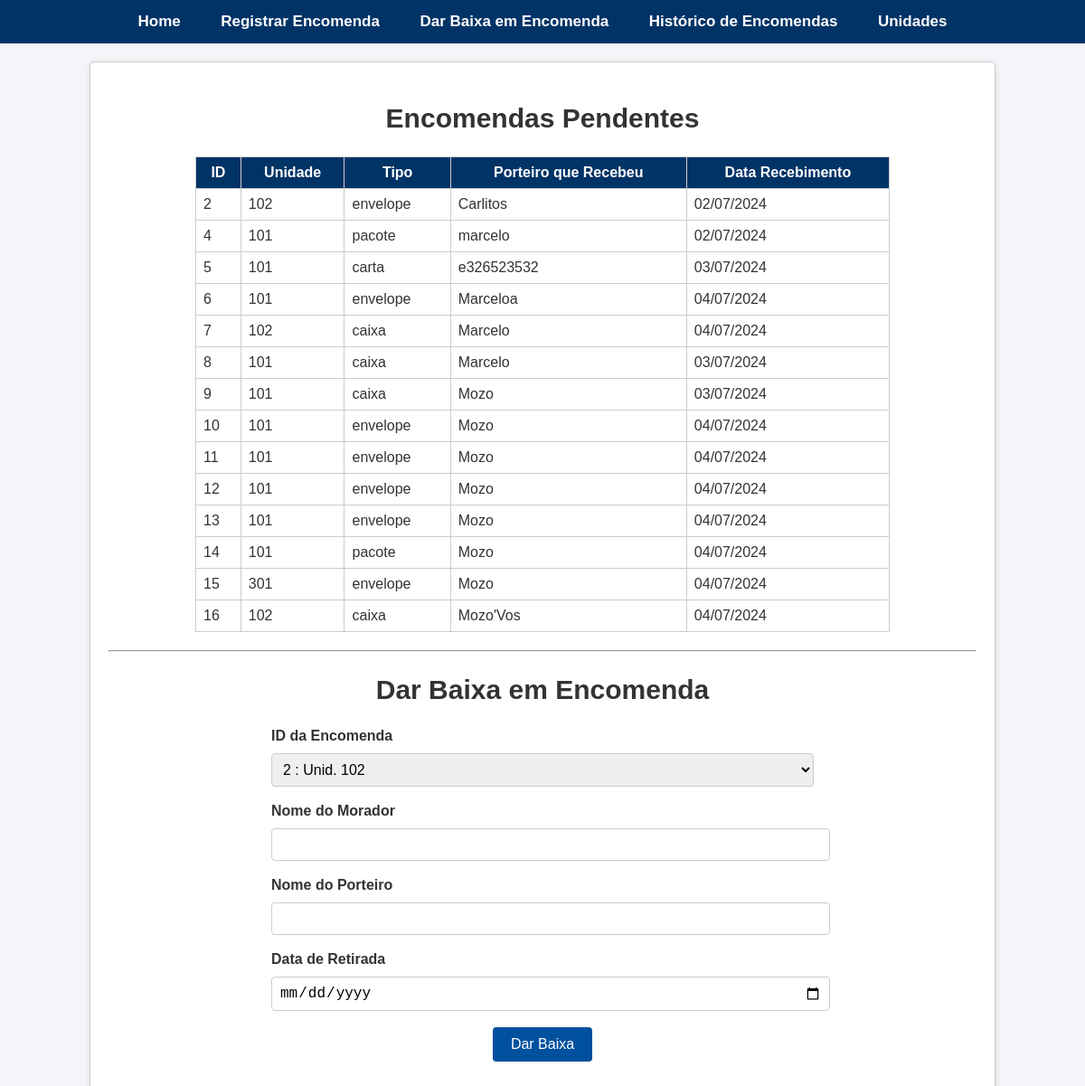
The page /dar_baixa on the database as committed earlier.
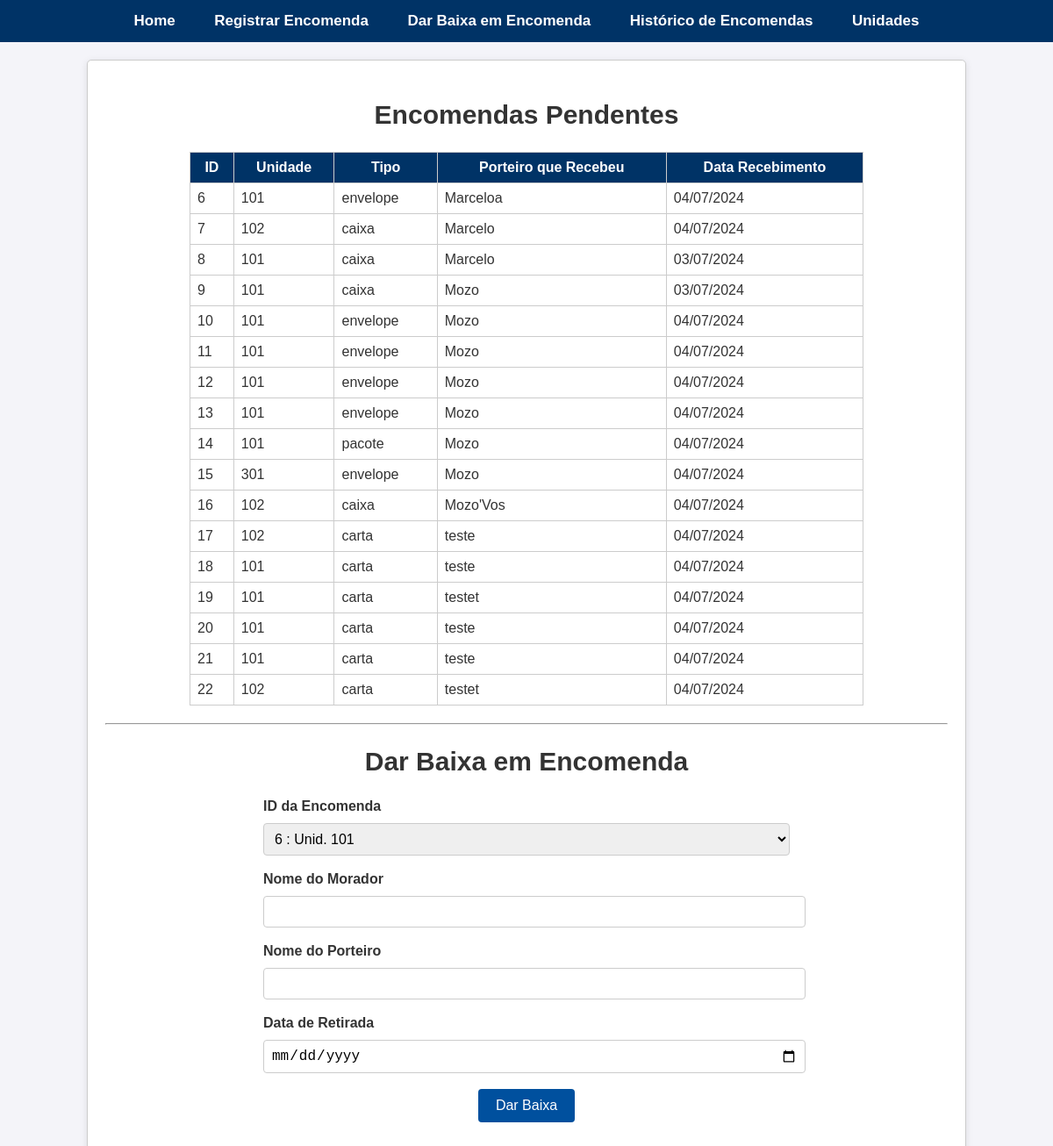
The same page on the database as committed later.
### app.py (models this page shows)
class Encomenda(db.Model):
    id = db.Column(db.Integer, primary_key=True)
    unidade_numero = db.Column(db.String(10), db.ForeignKey('unidade.numero'), nullable=False)
    tipo = db.Column(db.String(20), nullable=False)
    nome_porteiro_recebimento = db.Column(db.String(100), nullable=False)
    data_recebimento = db.Column(db.DateTime, nullable=False)
    nome_morador_retirada = db.Column(db.String(100))
    nome_porteiro_retirada = db.Column(db.String(100))
    data_retirada = db.Column(db.DateTime)
    retirada = db.Column(db.Boolean, default=False)  # Adicione esta linha se 'retirada' for um campo booleano

### app.py (the view, shortened to what this page needs)
@app.route('/dar_baixa', methods=['GET', 'POST'])
def dar_baixa():
    form = DarBaixaEncomendaForm()
    encomendas_pendentes = Encomenda.query.filter_by(retirada=False).all()
    form.encomenda_id.choices = [(encomenda.id, f'{encomenda.id} : Unid. {encomenda.unidade_numero}') for encomenda in encomendas_pendentes]
    return render_template('dar_baixa.html', form=form, encomendas_pendentes=encomendas_pendentes)

### app.py
class DarBaixaEncomendaForm(FlaskForm):
    encomenda_id = SelectField('ID da Encomenda', coerce=int, validators=[DataRequired()])
    nome_morador_retirada = StringField('Nome do Morador', validators=[DataRequired()])
    nome_porteiro_retirada = StringField('Nome do Porteiro', validators=[DataRequired()])
    data_retirada = DateField('Data de Retirada', format='%Y-%m-%d', validators=[DataRequired()])
    submit = SubmitField('Dar Baixa')

### app.py (called while the page is built)
@app.before_request
def before_request():
    db.create_all()

### templates/dar_baixa.html (shortened to what this page needs)
{% extends "base.html" %}
{% block content %}
    <div class="container">
        <h2 class="text-center">Encomendas Pendentes</h2>
        {% if encomendas_pendentes %}
        <table class="table">
            <thead>
                <tr>
                    <th>ID</th>
                    <th>Unidade</th>
                    <th>Tipo</th>
                    <th>Porteiro que Recebeu</th>
                    <th>Data Recebimento</th>
                </tr>
            </thead>
            <tbody>
                {% for encomenda in encomendas_pendentes %}
                <tr>
                    <td>{{ encomenda.id }}</td>
                    <td>{{ encomenda.unidade_numero }}</td>
                    <td>{{ encomenda.tipo }}</td>
                    <td>{{ encomenda.nome_porteiro_recebimento }}</td>
                    <td>{{ encomenda.data_recebimento.strftime('%d/%m/%Y') }}</td>
                </tr>
                {% endfor %}
            </tbody>
        </table>
        {% else %}
        <p class="text-center">Não há encomendas pendentes para dar baixa.</p>
        {% endif %}
        <hr>
        <h2 class="text-center">Dar Baixa em Encomenda</h2>
        <form id="darBaixaForm" method="POST" class="form">
            <div class="form-group">
                {{ form.encomenda_id.label }}
                {{ form.encomenda_id(class="form-control") }}
            </div>
            <br/>
            <div class="form-group">
                {{ form.nome_morador_retirada.label }}
                {{ form.nome_morador_retirada(class="form-control") }}
            </div>
            <br/>
            <div class="form-group">
                {{ form.nome_porteiro_retirada.label }}
                {{ form.nome_porteiro_retirada(class="form-control") }}
            </div>
            <br/>
            <div class="form-group">
                {{ form.data_retirada.label }}
                {{ form.data_retirada(class="form-control") }}
            </div>
            <br/>
            <center>
                <button type="submit" class="btn-submit">
                    Dar Baixa
                </button>
            </center>
        </form>
    </div>
{% endblock %}

### templates/base.html (shortened to what this page needs)
<!DOCTYPE html>
<html lang="pt-BR">
<head>
    <link rel="stylesheet" type="text/css" href="{{ url_for('static', filename='css/style.css') }}">
</head>
<body>
    <div class="menu">
        <a href="/">Home</a>
        <a href="{{ url_for('registrar_encomenda') }}">Registrar Encomenda</a>
        <a href="{{ url_for('dar_baixa') }}">Dar Baixa em Encomenda</a>
        <a href="{{ url_for('historico') }}">Histórico de Encomendas</a>
        <a href="{{ url_for('unidades') }}">Unidades</a>
    </div>
    <div class="content">
        {% block content %}{% endblock %}
    </div>
</body>
</html>

### static/css/style.css (style rules this page uses)
body { font-family: Arial, sans-serif; margin: 0; padding: 0; background-color: #f4f4f9; color: #333; }
.menu { background-color: #003366; overflow: hidden; text-align: center; }
.menu a { color: white; padding: 14px 20px; text-decoration: none; font-size: 17px; display: inline-block; font-weight: bold; }
.content { margin: 20px auto; width: 80%; background-color: #fff; padding: 20px; border: 1px solid #ccc; border-radius: 5px; box-shadow: 0 2px 8px rgba(0, 0, 0, 0.1); }
table { margin: 20px auto; width: 80%; border-collapse: collapse; border: 1px solid #ccc; background-color: #fff; }
table th, table td { border: 1px solid #ccc; padding: 8px; }
table th { background-color: #003366; color: white; font-weight: bold; }
form { margin: 20px auto; max-width: 600px; }
form label { display: block; margin-bottom: 5px; font-weight: bold; }
form input[type="text"], form input[type="date"], form select { width: 100%; padding: 8px; margin-top: 5px; border: 1px solid #ccc; border-radius: 4px; font-size: 16px; }
form button { background-color: #00509e; color: white; padding: 10px 20px; border: none; cursor: pointer; font-size: 16px; border-radius: 4px; text-align: center; }
.text-center { text-align: center; font-size: 30px; }

Rows that differ between the two databases and show on the page:
no longer on this page (row edited): Encomenda: id "2", unidade_numero "102", tipo "envelope", nome_porteiro_recebimento "Carlitos", data_recebimento "02/07/2024"
no longer on this page (row edited): Encomenda: id "4", unidade_numero "101", tipo "pacote", nome_porteiro_recebimento "marcelo", data_recebimento "02/07/2024"
no longer on this page (row edited): Encomenda: id "5", unidade_numero "101", tipo "carta", nome_porteiro_recebimento "e326523532", data_recebimento "03/07/2024"
added Encomenda: id "17", unidade_numero "102", tipo "carta", nome_porteiro_recebimento "teste", data_recebimento "04/07/2024"
added Encomenda: id "18", unidade_numero "101", tipo "carta", nome_porteiro_recebimento "teste", data_recebimento "04/07/2024"
added Encomenda: id "19", unidade_numero "101", tipo "carta", nome_porteiro_recebimento "testet", data_recebimento "04/07/2024"
added Encomenda: id "20", unidade_numero "101", tipo "carta", nome_porteiro_recebimento "teste", data_recebimento "04/07/2024"
added Encomenda: id "21", unidade_numero "101", tipo "carta", nome_porteiro_recebimento "teste", data_recebimento "04/07/2024"
added Encomenda: id "22", unidade_numero "102", tipo "carta", nome_porteiro_recebimento "testet", data_recebimento "04/07/2024"
Other text that changed with them:
form field encomenda_id: "2 : Unid. 102" → "6 : Unid. 101"
